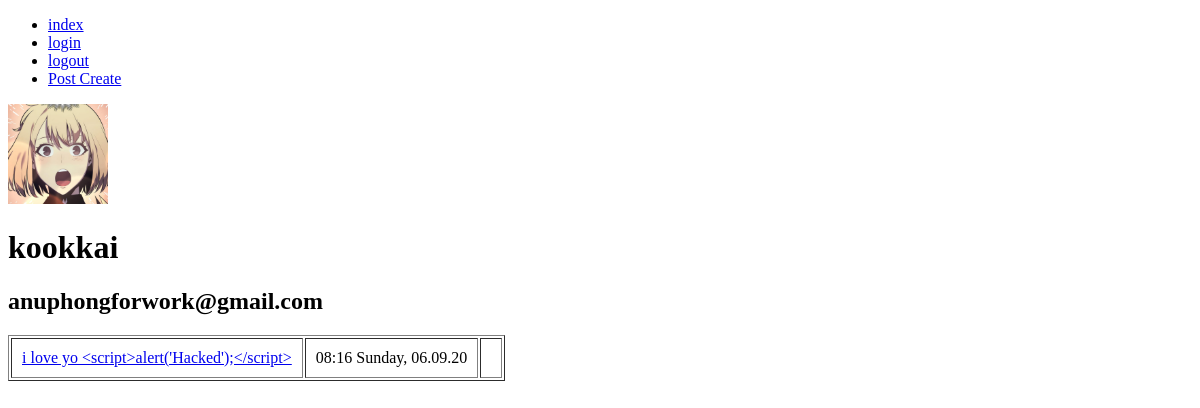
Before: /user/kookkai (signed in) with the older database file.
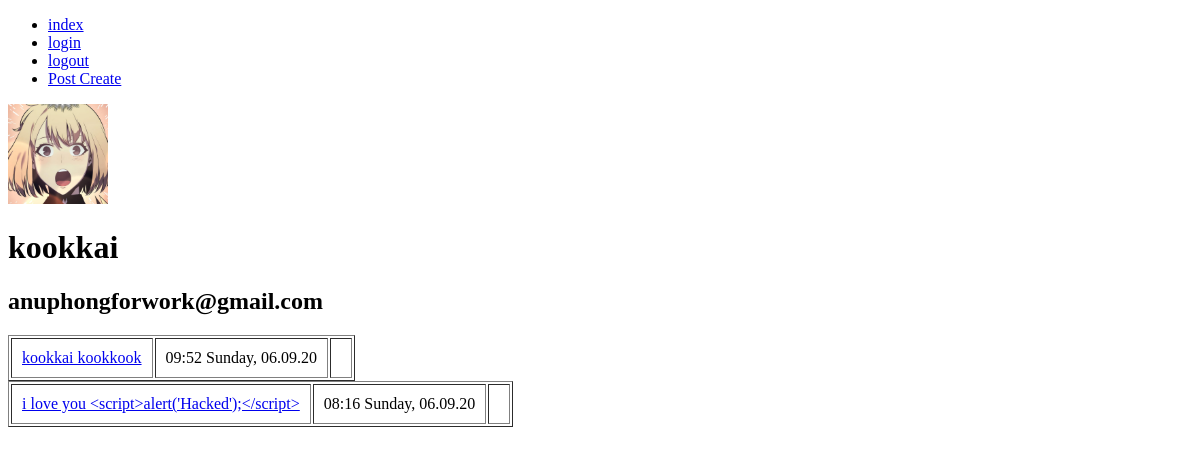
After: the same page with the newer database file.
### blog/models.py (models this page shows, shortened)
class Post(models.Model):
    content = models.TextField(max_length=280)
    date_posted = models.DateTimeField(default = timezone.now)
    likes = models.IntegerField(default=0)
    dislikes = models.IntegerField(default=0)
    author = models.ForeignKey(User,on_delete=models.CASCADE)

### blog/views.py (the view, shortened to what this page needs)
# urls.py: path('user/<str:username>', UserPostView.as_view(), name='user-posts'),
class UserPostView(LoginRequiredMixin,ListView):
    model = Post
    template_name = 'blog/user-posts.html'
    context_object_name = 'posts'
    paginate_by = PAGINATION_COUNT
    def visible_user(self):
        return get_object_or_404(User,username=self.kwargs.get('username'))
    def get_context_data(self, **kwargs):
        visible_user = self.visible_user()
        logged_user = self.request.user
        if logged_user.username == '' or logged_user is None:
            can_follow = False
        else:
            can_follow = (Follow.objects.filter(user=logged_user,follow_user=visible_user).count()==0)
        data = super().get_context_data(**kwargs)
        data['user_profile'] = visible_user
        data['can_follow'] = can_follow
        return data
    def get_queryset(self):
        user = self.visible_user()
        return Post.objects.filter(author=user).order_by('-date_posted')

### blog/templates/blog/user-posts.html
{% extends "blog/home.html" %}

### blog/templates/blog/home.html (shortened to what this page needs)
{% extends "blog/base.html" %}
{% block content %}
{%  if user_profile != None %}
<img style="width: 100px; height: 100px;" src="{{ user_profile.profile.image.url }}">
  <h1>{{ user_profile.username }}</h1>
  <h2>{{ user.email }}</h2>
{%  else %}
<img style="width: 100px; height: 100px;" src="{{ user.profile.image.url }}">
  <h1>{{ user.username }}</h1>
  <h2>{{ user.email }}</h2>
{%  endif %}
{% for post in posts %}
<table border="1" cellpadding="10">
    <tr>
      <td><a href="{% url 'post-detail' post.id %}">{{ post.content }}</a></td>
      <td>{{ post.date_posted | date:"H:i l, d.m.y" }}</td>
      <td>
      </td>
    </tr>
</table>
{% endfor %}
{% endblock content%}

Changed rows visible on the page:
added Post: content "kookkai kookkook", date_posted "09:52 Sunday, 06.09.20"
changed Post "08:16 Sunday, 06.09.20": content "i love yo <script>alert('Hacked');</script>" → "i love you <script>alert('Hacked');</script>"
